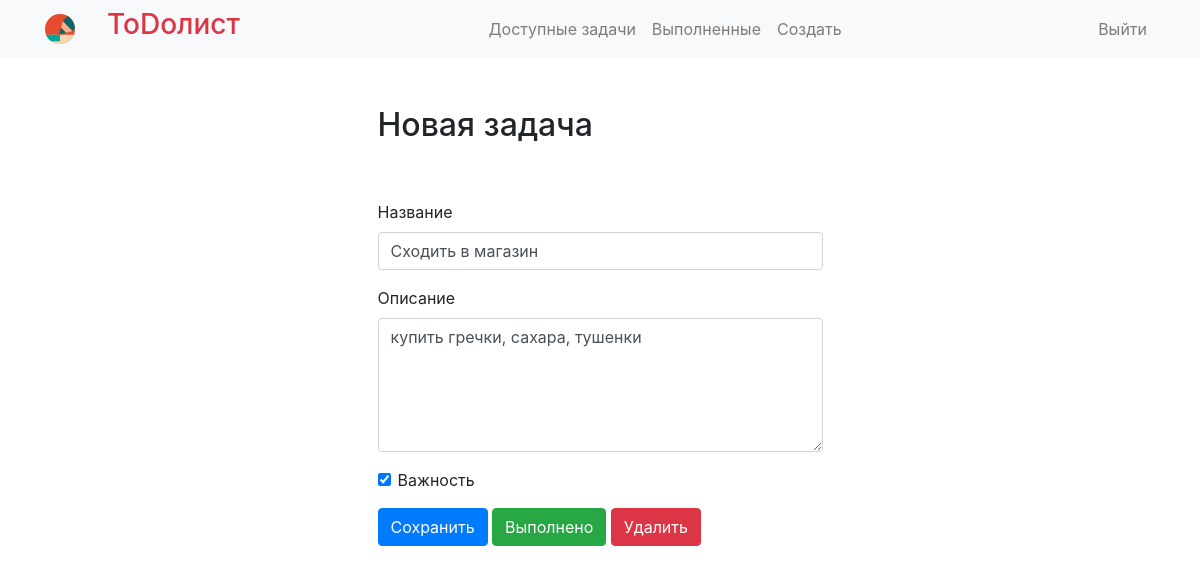
The app's page /todo/9 (signed in) with its own data.
### todo/models.py (models this page shows, shortened)
class Todo(models.Model):
    title = models.CharField(max_length=100)  # в заголовках небольше 200символов
    memo = models.TextField(blank=True)  # описание, blank=True - заполнение поля необязательное
    created = models.DateTimeField(auto_now=True)  # отображается не только дата, но и время
    datecompleted = models.DateTimeField(null=True, blank=True)
    important = models.BooleanField(default=False)  # важность задачи, по умолчанию не важная задача
    user = models.ForeignKey(User, on_delete=models.CASCADE)

### todo/views.py (the view, shortened to what this page needs)
# urls.py: path('todo/<int:todo_pk>', views.viewtodo, name='viewtodo'),
@login_required
def viewtodo(request, todo_pk):
    todo =get_object_or_404(Todo, pk=todo_pk, user=request.user)
    if request.method == 'GET':
        form = TodoForm(instance=todo)  # instance=1todo - уточняем, что изменяем уже существующий объект
        return render(request, 'todo/viewtodo.html', {'todo': todo, 'form': form})

### todo/forms.py
class TodoForm(ModelForm):
    class Meta:
        model = Todo
        fields = ['title', 'memo', 'important']  # что будем отображать - список

### todo/templates/todo/viewtodo.html (shortened to what this page needs)
{% extends 'todo/base.html' %}
{% block content %}
    <div class="row justify-content-center mt-5">
        <div class="col-md-5">
            <h2>Новая задача</h2>
        </div>
    </div>
    <div class="row justify-content-center mt-5">
        <div class="col-md-5">
            <form method="POST">
                <div class="form-group">
                    <label for="title">Название</label>
                    <input type="text" name="title" class="form-control" id="title" value="{{ todo.title }}" required>
                </div>
                <div class="form-group">
                    <label for="memo">Описание</label>
                    <textarea name="memo" rows="5" class="form-control" id="memo" >{{ todo.memo }}</textarea>
                </div>
                <div class="form-group form-check">
                    <input type="checkbox" name="important" class="form-check-input" id="important" {% if todo.important %}checked{% endif %}>
                    <label class="form-check-label" for="important">Важность</label>
                </div>
                <button type="submit" class="btn btn-primary">Сохранить</button>
                <button type="button" class="btn btn-success" onclick="$('#complete').click()">Выполнено</button>
                <button type="button" class="btn btn-danger" onclick="$('#delete').click()">Удалить</button>
            </form>
        </div>
    </div>
{% endblock %}

### records on screen
Todo: title "Сходить в магазин", memo "купить гречки, сахара, тушенки", important "☑"
